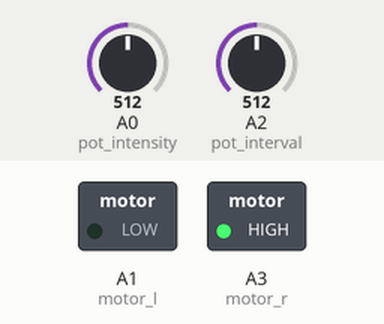
This sketch was run on a simulated Arduino Uno, built with avr-gcc and run on an emulated ATmega328P. On the bench: switched loads named in the sketch (green lamp = pin HIGH). The test bench sets the inputs (shaded band); at power-on: A2 (pot_interval) = 512, A0 (pot_intensity) = 512.

Above: at 7.8 s.
7.9 s: A2 (pot_interval) set to 0
15.7 s: A2 (pot_interval) set to 306
At 19.8 s:
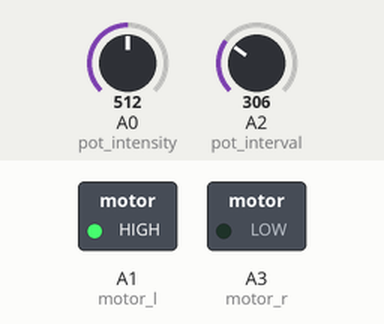
Timing chart, 0 to 29.5 s (numbered marks = the images above; inputs shaded):
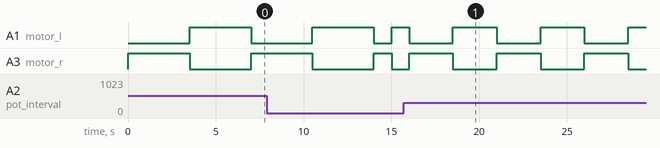

Measured:
- after the input at 15.7 s, A1 (motor_l), A3 (motor_r): alternates HIGH for 2.5 s and LOW for 2.5 s, starting after 2.8 s

The sketch:

Buzzies_working_code_with_two_potentiometers.ino
```cpp
int motor_l = A1;
int motor_r = A3;
int pot_interval = A2;  // Potentiometer for time interval
int pot_intensity = A0; // New potentiometer for intensity

int delay_time, analog_in_interval, analog_in_intensity;

void setup() {
  pinMode(motor_l, OUTPUT);
  pinMode(motor_r, OUTPUT);
  pinMode(pot_interval, INPUT);
  pinMode(pot_intensity, INPUT);
}

void loop() {
  // Read the potentiometer values
  analog_in_interval = analogRead(pot_interval);   // For time interval control
  analog_in_intensity = analogRead(pot_intensity); // For intensity control

  // Map the potentiometer values
  delay_time = map(analog_in_interval, 0, 1023, 1000, 6000);    // Interval between buzzes
  int pwmValue = map(analog_in_intensity, 0, 1023, 128, 255);     // Intensity of buzzes

  // Apply the PWM value for intensity control
  // analogWrite(motor_l, pwmValue);
  // analogWrite(motor_r, pwmValue);

  // Delay for time between buzzes
  // delay(delay_time);

  // Swap motor states to simulate alternating buzzes
  analogWrite(motor_l, 0);
  analogWrite(motor_r, pwmValue);
  delay(delay_time);

  analogWrite(motor_l, pwmValue);
  analogWrite(motor_r, 0);
  delay(delay_time);
}
```
